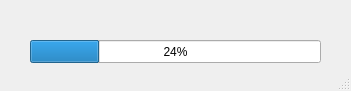
<?xml version="1.0" encoding="UTF-8"?>
<ui version="4.0">
 <class>MainWindow</class>
 <widget class="QMainWindow" name="MainWindow">
  <property name="geometry">
   <rect>
    <x>0</x>
    <y>0</y>
    <width>351</width>
    <height>91</height>
   </rect>
  </property>
  <property name="windowTitle">
   <string>MainWindow</string>
  </property>
  <widget class="QWidget" name="centralwidget">
   <widget class="QProgressBar" name="progressBar">
    <property name="geometry">
     <rect>
      <x>30</x>
      <y>40</y>
      <width>291</width>
      <height>23</height>
     </rect>
    </property>
    <property name="value">
     <number>24</number>
    </property>
   </widget>
   <widget class="QLabel" name="label">
    <property name="geometry">
     <rect>
      <x>60</x>
      <y>10</y>
      <width>281</width>
      <height>20</height>
     </rect>
    </property>
    <property name="text">
     <string/>
    </property>
   </widget>
  </widget>
  <widget class="QStatusBar" name="statusbar"/>
 </widget>
 <resources/>
 <connections/>
</ui>
